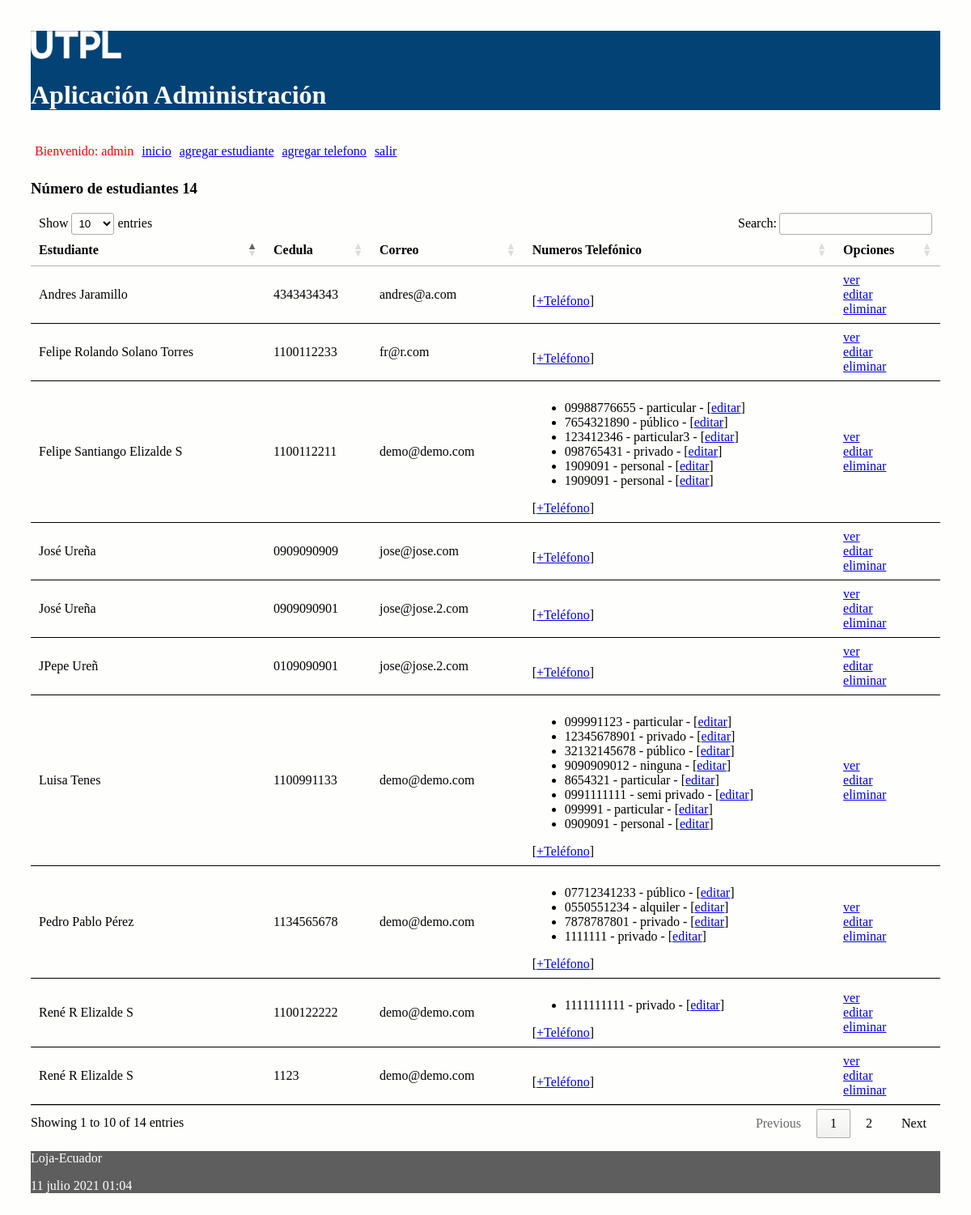
The app's page / (signed in), older data.
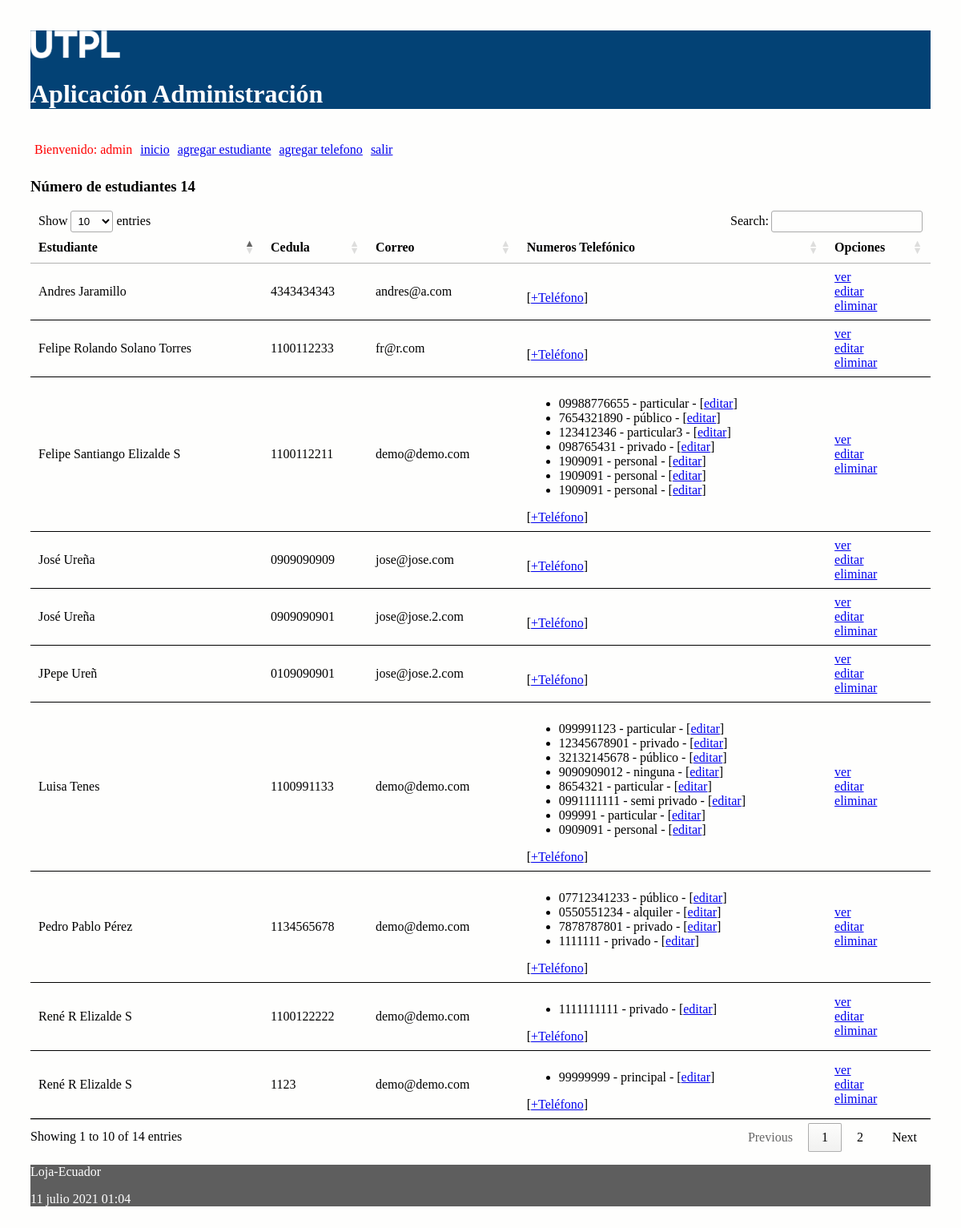
The same page, newer data.
### administrativo/models.py (models this page shows, shortened)
class Estudiante(models.Model):
    nombre = models.CharField(max_length=30)
    apellido = models.CharField(max_length=30)
    cedula = models.CharField(max_length=30, unique=True)
    correo = models.EmailField()

class NumeroTelefonico(models.Model):
    telefono = models.CharField(max_length=100)
    tipo = models.CharField(max_length=100)
    estudiante = models.ForeignKey(Estudiante, on_delete=models.CASCADE,
            related_name="numeros_telefonicos")

### administrativo/views.py (the view)
# urls.py: path('', views.index, name='index'),
def index(request):
    estudiantes = Estudiante.objects.all()
    informacion_template = {'estudiantes': estudiantes, 'numero_estudiantes': len(estudiantes)}
    return render(request, 'index.html', informacion_template)

### administrativo/templates/index.html (shortened to what this page needs)
{% extends "master.html" %}
{% block content %}
<h3>Número de estudiantes {{ numero_estudiantes }}</h3>
<table id="tabla_datos">
  <thead>
    <tr>
      <th>Estudiante</th>
      <th>Cedula</th>
      <th>Correo</th>
      <th>Numeros Telefónico </th>
      <th>Opciones</th>
    </tr>
  </thead>
  {% for e in estudiantes %}
  <tr>
    <td> {{e.nombre}} {{e.apellido}}</td>
    <td> {{e.cedula}}</td>
    <td> {{e.correo}}</td>
    <td>
      <ul>
        {% for t in e.numeros_telefonicos.all %}
          <li>
            <span>{{t.telefono}} - {{t.tipo}} - [<a href="{% url 'editar_numero_telefonico' t.id %}">editar</a>] </span>
          </li>
        {% endfor %}
      </ul>
        [<a href="{% url 'crear_numero_telefonico_estudiante' e.id%}">+Teléfono</a>]
    </td>
    <td> <a href="{% url 'obtener_estudiante' e.id %}">ver</a> <br>
      <a href="{% url 'editar_estudiante' e.id %}">editar</a> <br>
      <a href="{% url 'eliminar_estudiante' e.id %}"
      onclick="return confirm('¿Está seguro de la eliminación?')" >
      eliminar</a>
    </td>
  </tr>
  {% endfor %}
</table>
{% endblock %}

### administrativo/templates/master.html (shortened to what this page needs)
<!DOCTYPE html>
<html>
  <head>
    {% load static %}
    <link rel="stylesheet" type="text/css" href="{% static 'css/estilos.css' %}">
    <link rel="stylesheet" type="text/css" href="https://cdn.datatables.net/1.10.25/css/jquery.dataTables.min.css">
  </head>
  <body>
    {% load socialaccount %}
    {% load account %}
  <header>
    <img src="{% static 'images/logo.png' %}" height="10%" width="10%" alt="My image">
    <h1>Aplicación Administración </h1>
    <nav class="top_menu">
      <ul>
        {% if user.is_authenticated %}
          <li> <span class="nombre_usuario"> Bienvenido: {{user.username}} </span></li>
        {% endif %}
        <li><a href="{% url 'index' %}">inicio</a></li>
        <li><a href="{% url 'crear_estudiante' %}">agregar estudiante</a></li>
        <li><a href="{% url 'crear_numero_telefonico' %}">agregar telefono</a></li>
        {% if user.is_authenticated %}
          <li><a href="{% url 'logout_view' %}">salir</a></li>
        {% else %}
          <li>[<a href="{% url 'login' %}">ingresar</a>]</li>
          <li>[<a href="{% provider_login_url 'github' %}">ingresar con GitHub</a>]</li>
        {% endif %}
      </ul>
    </nav>
  </header>
  <section>
      {% block content %}
      {% endblock %}
  </section>
    <footer>
      <p>Loja-Ecuador</p>
      <p>{% now "j F Y H:i" %}</p>
    </footer>
  </body>
</html>

### administrativo/static/css/estilos.css (style rules this page uses)
body { background: #FEFEFD; padding: 30px; }
header { background: #034275; color: #FFF; }
section { width: 100%; }
th, td { padding: 15px; border-bottom: 1px solid black; }
.nombre_usuario { color: red; }
.top_menu ul { list-style:none; float:left; padding: 5px; width:95%; }
.top_menu ul li { float:left; margin-right:10px; margin-bottom:5px; text: #FFF; }
footer { background: #5E5E5E; color: #FFF; }

Row changes from the older to the newer data that the page shows:
added NumeroTelefonico: telefono "1909091", tipo "personal", shown under Estudiante "Felipe Santiango"
added NumeroTelefonico: telefono "99999999", tipo "principal", shown under Estudiante (number 5 of 10 on the later page)
